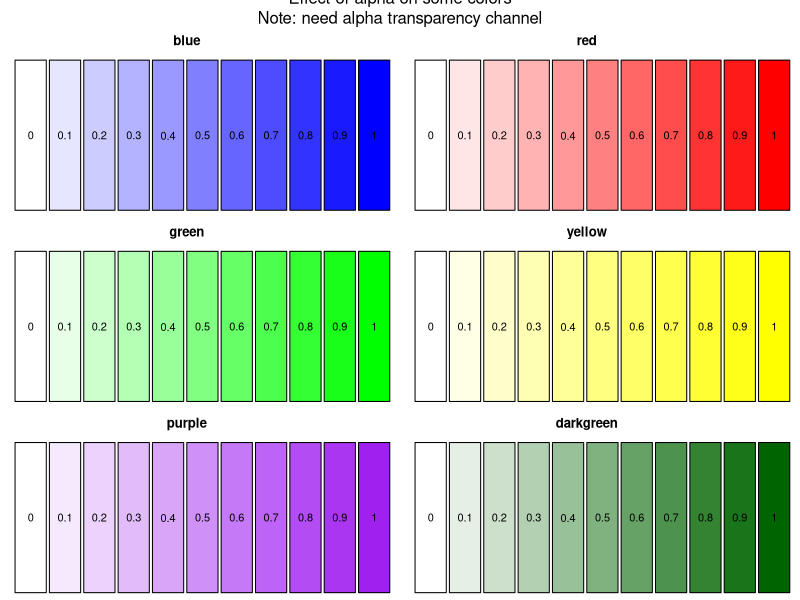
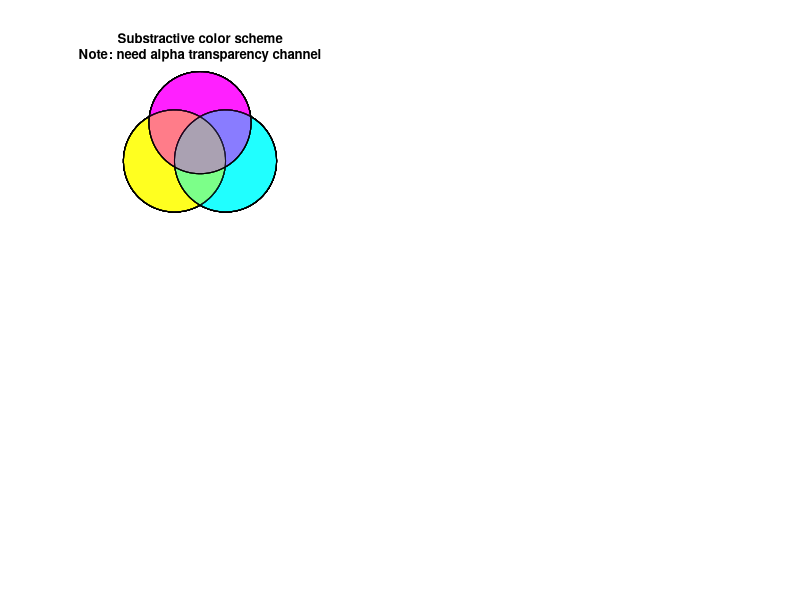

These figures' R source, in order:
library(seqinr)


### Name: col2alpha
### Title: To use a standard color with an alpha transparency chanel
### Aliases: col2alpha

### ** Examples

#
# Need alpha transparency channel 
#
par(mar = c(0, 0, 2, 2)+0.1, oma = c(0, 0, 2, 0), mfrow = c(3,2))
for(testcol in c("blue", "red", "green", "yellow", "purple", "darkgreen")){
  plot(0,0, type="n", xlim=0:1, ylim = 0:1, axes = FALSE, xlab = "", ylab = "", main = testcol)
  n <- 11
  for(i in seq(0, 1, length = n)){
    col <- col2alpha(testcol, i)
    rect(i, 0, i + 1/n, 1, col = col, border = "black", xpd = NA)
    text(i+0.5/n, 0.5, round(i,2), xpd = NA)
  }
}
mtext("Effect of alpha on some colors\nNote: need alpha transparency channel",
 side = 3, outer = TRUE)
#
# The substractive color scheme:
#
par(mar = c(0,0,3,0))
plot.new()
plot.window(xlim = c(-1.5, 1.5), ylim = c(-1,1.75), asp = 1)
n <- 10
alpha <- 1/n
for(i in 1:(2*n)){
  circle(x = -0.5, y = 0, col = col2alpha("yellow", alpha))
  circle(x = 0.5, y = 0, col = col2alpha("cyan", alpha))
  circle(x = 0, y = 3/4, col = col2alpha("magenta", alpha))
}
title("Substractive color scheme\nNote: need alpha transparency channel")
